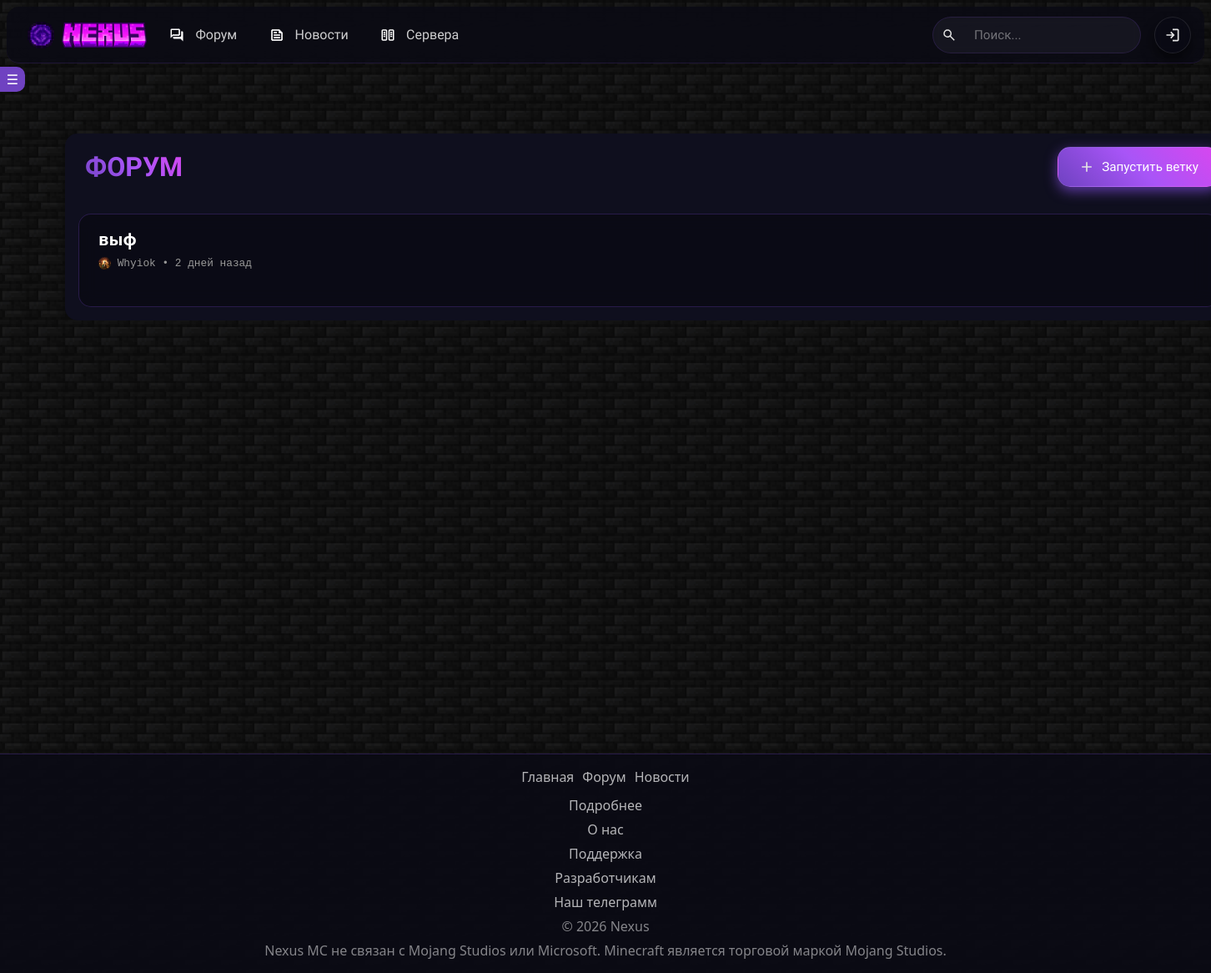
/forum, run on an earlier commit of the app's database.
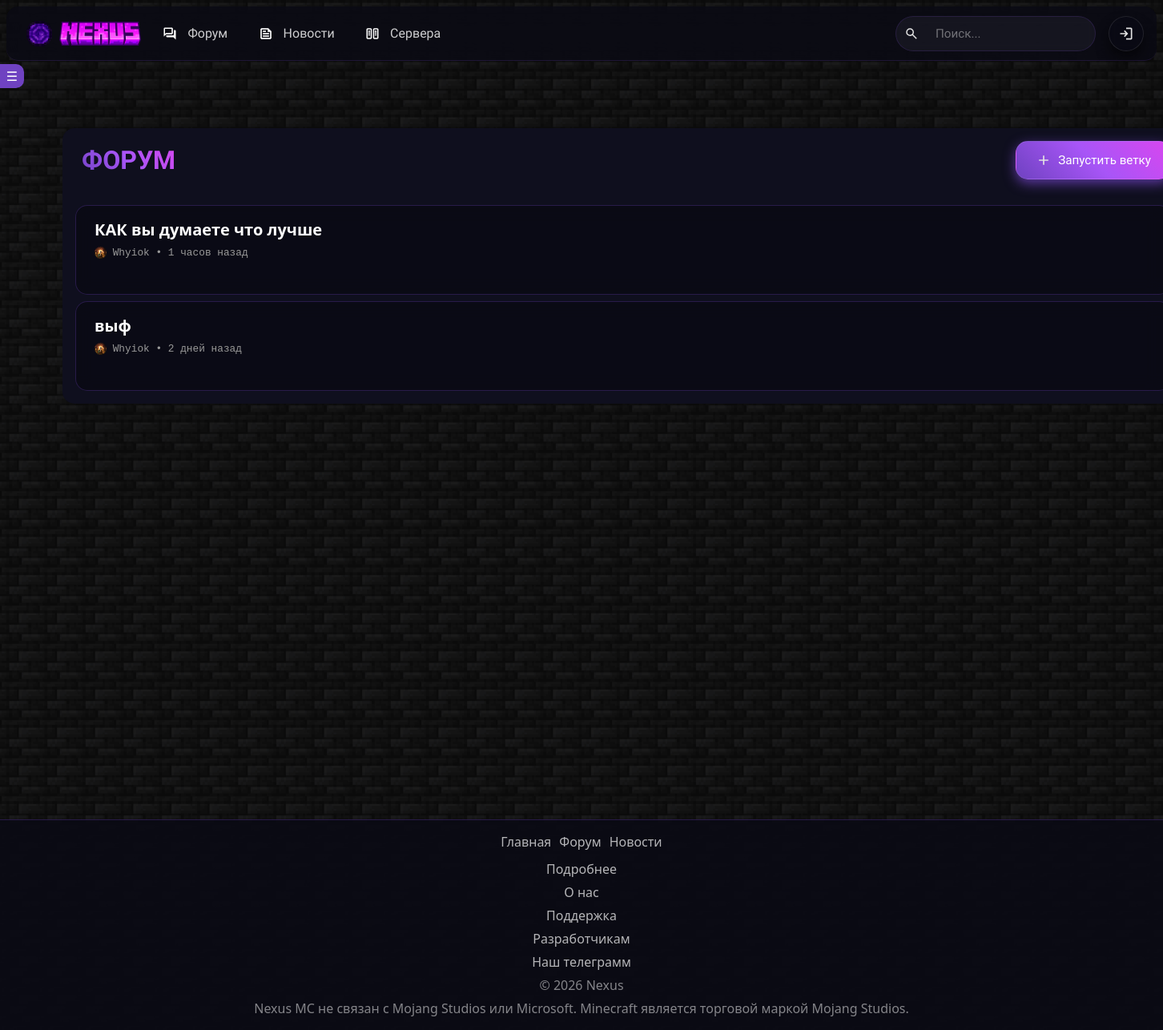
And on a later commit of the database.
### __init__.py (models this page shows, shortened)
class Discuss(db.Model):  # Посты
    id = db.Column(db.Integer, primary_key=True)
    id_author = db.Column(db.Integer)
    title = db.Column(db.String)
    text = db.Column(db.Text)
    rating = db.Column(db.Integer, default=0)
    views = db.Column(db.Integer, default=0)
    categories = db.Column(db.JSON, default=[])
    date = db.Column(db.DateTime, default=datetime.utcnow)

class User(db.Model, UserMixin):  # Пользователи
    id = db.Column(db.Integer, primary_key=True)
    username = db.Column(db.String, unique=True)
    description = db.Column(
        db.Text, default="Пользователь поленился и не добавил инфу о себе :[")
    email = db.Column(db.Text, unique=True)
    edition = db.Column(db.String)
    hash_password = db.Column(db.String)
    avatar = db.Column(db.String)
    date = db.Column(db.DateTime, default=datetime.utcnow)
    is_moderator = db.Column(db.Boolean, default=False)
    is_admin = db.Column(db.Boolean, default=False)
    is_checked = db.Column(db.Boolean, default=False)
    is_banned = db.Column(db.Boolean, default=False)
    is_frozen = db.Column(db.Boolean, default=False)

### __init__.py (the view)
@app.route('/forum', methods=['GET', 'POST'])
def forum():
    page = request.args.get('page', 1, type=int)
    per_page = 25
    pagination = Discuss.query.order_by(Discuss.id.desc()).paginate(
        page=page,
        per_page=per_page,
        error_out=False
    )
    discusses = pagination.items
    author = None
    comments_len = 0
    if len(discusses) != 0:
        for discuss in discusses:
            author = User.query.get(discuss.id_author)
            comment = Comments.query.filter_by(id_discuss=discuss.id).all()
            id = discuss.id
            if comment or len(comment) != 0:
                comments_len = len(comment)
            if current_user.is_authenticated:
                discuss.liked = Likes.query.filter_by(
                    id_author=current_user.id,
                    id_discuss=id
                ).first() is not None
            else:
                discuss.liked = False
    return render_template("forum.html", discusses=discusses, author=author, pagination=pagination, comments_len=comments_len)

### __init__.py (called while the page is built, shortened)
def time_ago(date):
    now = datetime.utcnow()
    diff = now - date
    total_seconds = int(diff.total_seconds())
    if total_seconds < 60:
        return f"{total_seconds} секунд назад"
    elif total_seconds < 3600:
        minutes = total_seconds // 60
        return f"{minutes} минут назад"
    elif total_seconds < 86400:
        hours = total_seconds // 3600
        return f"{hours} часов назад"
    elif total_seconds < 2592000:
        days = total_seconds // 86400
        return f"{days} дней назад"
    else:
        return date.strftime("%d.%m.%Y")

@app.context_processor
def inject_helpers():
    return dict(time_ago=time_ago)

@app.context_processor
def inject_user():
    user = current_user
    return {}

### templates/forum.html (shortened to what this page needs)
{% extends 'base.html' %}
{% block main %}
<main class="content">
  <div class="container">
    <div id="posts-container"
      class="d-flex flex-column gap-2 justify-content-center p-3 mx-auto main-page-content">
      <div class="mb-4 d-flex justify-content-between w-100">
        <span class="font-classic ms-2"
          style="background: linear-gradient(45deg, #6f42c1, #a855f7, #d946ef); -webkit-background-clip: text; -webkit-text-fill-color: transparent; background-clip: text; font-size: 2rem; user-select: none;">ФОРУМ</span>
        <a class="btn-glass btn-glass-primary font" style="
                      border-radius: 15px;" title="Запустить ветку" href="/add_discuss"><img src="/static/add.svg"
            height="20px">Запустить
          ветку
        </a>
      </div>
      {% if discusses|length > 0 %}
      {% for discuss in discusses %}
      <div class="discuss-custom">
        <div
          style="padding: 15px 0 5px 15px; flex: 1; display: flex; flex-direction: column; justify-content: space-between;">
          <div class="d-flex flex-column ms-2 gap-1">
            <a class="fw-bold fs-5 link-custom m-0" href="/discuss/{{ discuss.id }}">{{ discuss.title }}</a>
            <div class="d-flex">
              <a class="mb-0 link-custom text-secondary font-small font-mine" onclick="playSound()" href="/user/{{ author.id }}">
                <img src="/static/avatars/{{ author.avatar }}" height="15" width="15"
                  style="border-radius: 50%; margin-bottom: 0;">
                {{ author.username }} • {{ time_ago(discuss.date) }}</a>
            </div>
          </div>
        </div>
      </div>
      {% endfor %}
      {% endif %}
    </div>
  </div>
{% endblock %}

What changed in the data, as far as the page shows it:
added Discuss: title "КАК вы думаете что лучше", avatar (picture), {{ author.username }} "Whyiok", date "1 часов назад"
